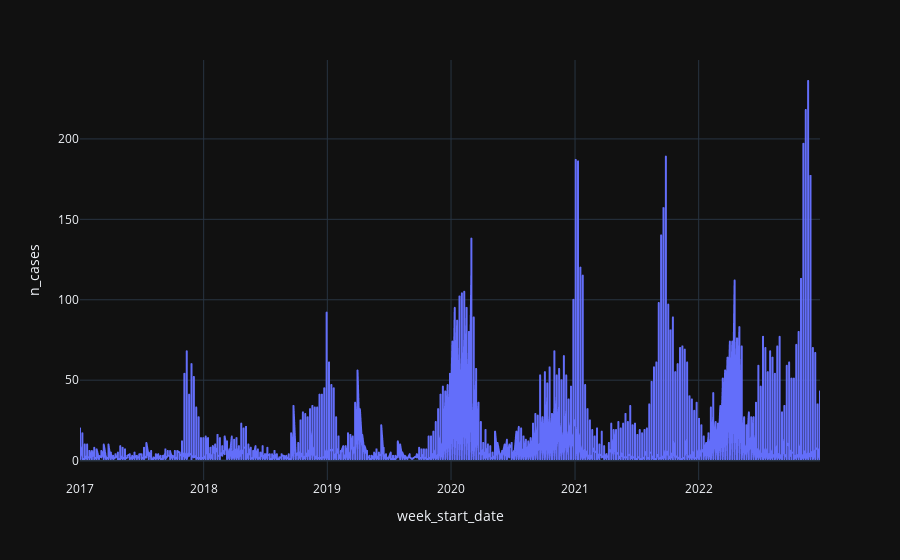

Notebook source saved alongside this figure:
### Code cell
df_dengue.plot(x='week_start_date', y='n_cases', template='plotly_dark')

### Figure 1 — Plotly figure (JSON) as saved in the notebook; plotly's stock layout.template omitted (floating-point values rounded to 4 significant figures; data arrays with more than 128 entries replaced by an {"elided": "..."} marker saying what was removed)
{"data": [{"hovertemplate": "week_start_date=%{x}<br>n_cases=%{y}<extra></extra>", "legendgroup": "", "line": {"color": "#636efa", "dash": "solid"}, "marker": {"symbol": "circle"}, "mode": "lines", "name": "", "showlegend": false, "type": "scattergl", "x": {"elided": "3193 str values"}, "xaxis": "x", "y": {"elided": "3193 int values"}, "yaxis": "y"}], "layout": {"legend": {"tracegroupgap": 0}, "margin": {"t": 60}, "xaxis": {"anchor": "y", "domain": [0, 1], "title": {"text": "week_start_date"}}, "yaxis": {"anchor": "x", "domain": [0, 1], "title": {"text": "n_cases"}}}}
